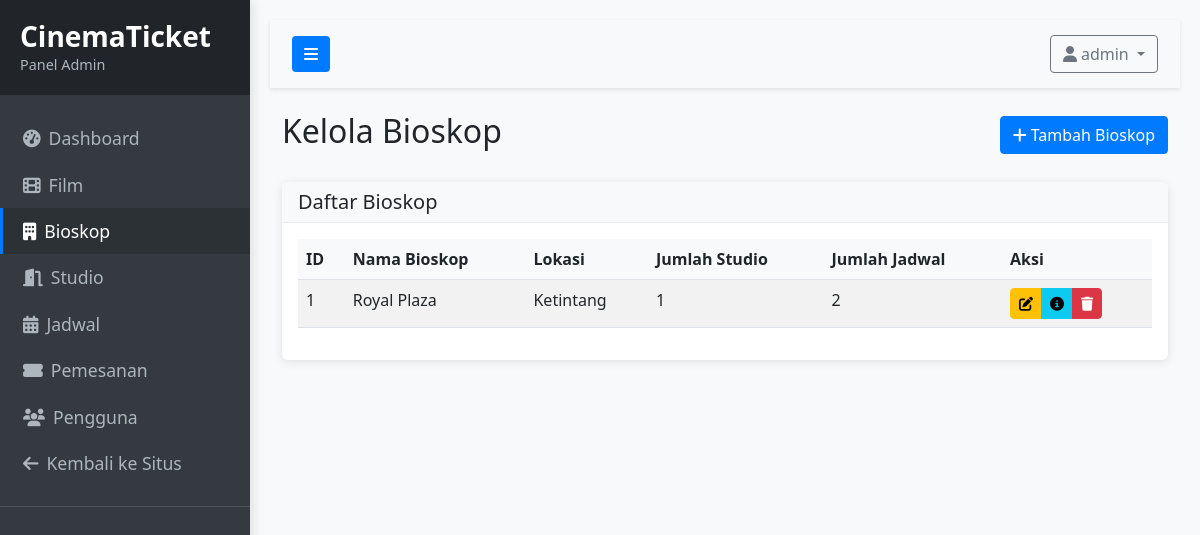
/admin/theaters (signed in), run on the app's committed database.
### app/models/user.py (models this page shows, shortened)
class User(db.Model, UserMixin):
    __tablename__ = 'users'
    id = db.Column(db.Integer, primary_key=True)
    username = db.Column(db.String(64), unique=True, nullable=False)
    email = db.Column(db.String(120), unique=True, nullable=False)
    password_hash = db.Column(db.String(128), nullable=False)
    full_name = db.Column(db.String(100), nullable=True)
    phone_number = db.Column(db.String(20), nullable=True)
    is_admin = db.Column(db.Boolean, default=False)
    created_at = db.Column(db.DateTime, default=datetime.utcnow)
    bookings = db.relationship('Booking', backref='user', lazy='dynamic', cascade='all, delete-orphan')

### app/models/theater.py (models this page shows, shortened)
class Theater(db.Model):
    __tablename__ = 'theaters'
    id = db.Column(db.Integer, primary_key=True)
    name = db.Column(db.String(100), nullable=False)
    location = db.Column(db.String(200), nullable=True)
    description = db.Column(db.Text, nullable=True)
    rooms = db.relationship('Room', backref='theater', lazy='dynamic', cascade='all, delete-orphan')

### app/routes/admin.py (the view)
@admin_bp.route('/theaters')
@login_required
@admin_required
def theaters():
    theaters = Theater.query.all()
    return render_template('admin/theaters.html', title='Kelola Bioskop', theaters=theaters)

### app/models/user.py (called while the page is built)
@login_manager.user_loader
def load_user(user_id):
    return User.query.get(int(user_id))

### app/routes/admin.py (called while the page is built)
def admin_required(f):
    @wraps(f)
    def decorated_function(*args, **kwargs):
        if not current_user.is_authenticated or not current_user.is_admin:
            flash('Anda tidak memiliki akses ke halaman ini', 'danger')
            return redirect(url_for('main.index'))
        return f(*args, **kwargs)
    return decorated_function

### app/templates/admin/theaters.html (shortened to what this page needs)
{% extends "admin/layout.html" %}
{% block content %}
<div class="d-flex justify-content-between align-items-center mb-4">
    <h1 class="h2">Kelola Bioskop</h1>
    <a href="{{ url_for('admin.add_theater') }}" class="btn btn-primary">
        <i class="fas fa-plus me-1"></i>Tambah Bioskop
    </a>
</div>
<div class="card">
    <div class="card-header">
        <h5 class="mb-0">Daftar Bioskop</h5>
    </div>
    <div class="card-body">
        <div class="table-responsive">
            <table class="table table-striped table-hover">
                <thead>
                    <tr>
                        <th>ID</th>
                        <th>Nama Bioskop</th>
                        <th>Lokasi</th>
                        <th>Jumlah Studio</th>
                        <th>Jumlah Jadwal</th>
                        <th style="width: 150px;">Aksi</th>
                    </tr>
                </thead>
                <tbody>
                    {% for theater in theaters %}
                    <tr>
                        <td>{{ theater.id }}</td>
                        <td>{{ theater.name }}</td>
                        <td>{{ theater.location or '-' }}</td>
                        <td>{{ theater.rooms.count() }}</td>
                        <td>
                            {% set schedule_count = namespace(value=0) %}
                            {% for room in theater.rooms %}
                                {% set schedule_count.value = schedule_count.value + room.schedules.count() %}
                            {% endfor %}
                            {{ schedule_count.value }}
                        </td>
                        <td>
                            <div class="btn-group btn-group-sm">
                                <a href="{{ url_for('admin.edit_theater', theater_id=theater.id) }}" class="btn btn-warning" data-bs-toggle="tooltip" title="Edit">
                                    <i class="fas fa-edit"></i>
                                </a>
                                <button type="button" class="btn btn-info" data-bs-toggle="modal" data-bs-target="#detailModal{{ theater.id }}" data-bs-toggle="tooltip" title="Detail">
                                    <i class="fas fa-info-circle"></i>
                                </button>
                                <button type="button" class="btn btn-danger" data-bs-toggle="modal" data-bs-target="#deleteModal{{ theater.id }}" data-bs-toggle="tooltip" title="Hapus">
                                    <i class="fas fa-trash"></i>
                                </button>
                            </div>
                        </td>
                    </tr>
                    {% else %}
                    <tr>
                        <td colspan="6" class="text-center">Belum ada bioskop yang ditambahkan.</td>
                    </tr>
                    {% endfor %}
                </tbody>
            </table>
        </div>
    </div>
</div>
{% endblock %}

### app/templates/admin/layout.html (shortened to what this page needs)
<!DOCTYPE html>
<html lang="id">
<head>
    <link href="https://cdnjs.cloudflare.com/ajax/libs/bootstrap/5.3.0/css/bootstrap.min.css" rel="stylesheet">
    <link href="https://cdnjs.cloudflare.com/ajax/libs/font-awesome/6.4.0/css/all.min.css" rel="stylesheet">
    <link rel="stylesheet" href="{{ url_for('static', filename='css/admin.css') }}">
</head>
<body>
    <div class="wrapper">
        <nav id="sidebar">
            <div class="sidebar-header">
                <h3>CinemaTicket</h3>
                <p>Panel Admin</p>
            </div>
            <ul class="list-unstyled components">
                <li class="{{ 'active' if request.endpoint == 'admin.index' else '' }}">
                    <a href="{{ url_for('admin.index') }}">
                        <i class="fas fa-tachometer-alt me-2"></i>Dashboard
                    </a>
                </li>
                <li class="{{ 'active' if 'admin.movies' in request.endpoint else '' }}">
                    <a href="{{ url_for('admin.movies') }}">
                        <i class="fas fa-film me-2"></i>Film
                    </a>
                </li>
                <li class="{{ 'active' if 'admin.theaters' in request.endpoint else '' }}">
                    <a href="{{ url_for('admin.theaters') }}">
                        <i class="fas fa-building me-2"></i>Bioskop
                    </a>
                </li>
                <li class="{{ 'active' if 'admin.rooms' in request.endpoint else '' }}">
                    <a href="{{ url_for('admin.rooms') }}">
                        <i class="fas fa-door-open me-2"></i>Studio
                    </a>
                </li>
                <li class="{{ 'active' if 'admin.schedules' in request.endpoint else '' }}">
                    <a href="{{ url_for('admin.schedules') }}">
                        <i class="fas fa-calendar-alt me-2"></i>Jadwal
                    </a>
                </li>
                <li class="{{ 'active' if 'admin.bookings' in request.endpoint else '' }}">
                    <a href="{{ url_for('admin.bookings') }}">
                        <i class="fas fa-ticket-alt me-2"></i>Pemesanan
                    </a>
                </li>
                <li class="{{ 'active' if 'admin.users' in request.endpoint else '' }}">
                    <a href="{{ url_for('admin.users') }}">
                        <i class="fas fa-users me-2"></i>Pengguna
                    </a>
                </li>
                <li>
                    <a href="{{ url_for('main.index') }}">
                        <i class="fas fa-arrow-left me-2"></i>Kembali ke Situs
                    </a>
                </li>
            </ul>
        </nav>
        <div id="content">
            <nav class="navbar navbar-expand-lg navbar-light bg-light">
                <div class="container-fluid">
                    <button type="button" id="sidebarCollapse" class="btn btn-primary">
                        <i class="fas fa-bars"></i>
                    </button>
                    <div class="ms-auto">
                        <div class="dropdown">
                            <button class="btn btn-outline-secondary dropdown-toggle" type="button" id="userDropdown" data-bs-toggle="dropdown" aria-expanded="false">
                                <i class="fas fa-user me-1"></i>{{ current_user.username }}
                            </button>
                        </div>
                    </div>
                </div>
            </nav>
            <div class="container-fluid">
                {% block content %}{% endblock %}
            </div>
        </div>
    </div>
</body>
</html>

### app/static/css/admin.css (style rules this page uses)
body { font-family: 'Segoe UI', Tahoma, Geneva, Verdana, sans-serif; background-color: #f8f9fa; }
.wrapper { display: flex; width: 100%; align-items: stretch; }
#sidebar { min-width: 250px; max-width: 250px; background: #343a40; color: #fff; transition: all 0.3s; box-shadow: 3px 0 10px rgba(0, 0, 0, 0.1); z-index: 999; height: 100vh; position: fixed; overflow-y: auto; }
#sidebar .sidebar-header { padding: 20px; background: #212529; }
#sidebar .sidebar-header h3 { margin: 0; font-weight: bold; }
#sidebar .sidebar-header p { margin: 0; color: #adb5bd; font-size: 0.9rem; }
#sidebar ul.components { padding: 20px 0; border-bottom: 1px solid #4b545c; }
#sidebar ul li a { padding: 10px 20px; font-size: 1.1em; display: block; color: #adb5bd; text-decoration: none; transition: all 0.3s; border-left: 3px solid transparent; }
#sidebar ul li.active > a { color: #fff; background: #2c3136; border-left: 3px solid #007bff; }
#content { width: 100%; padding: 20px; min-height: 100vh; transition: all 0.3s; margin-left: 250px; }
.navbar { padding: 15px 10px; background: #fff; border: none; border-radius: 0; margin-bottom: 20px; box-shadow: 0 2px 4px rgba(0, 0, 0, 0.1); }
#sidebarCollapse { background: #007bff; color: #fff; border: none; }
.card { margin-bottom: 20px; border: none; box-shadow: 0 2px 10px rgba(0, 0, 0, 0.1); }
.card-header { background-color: #f8f9fa; border-bottom: 1px solid #e9ecef; font-weight: bold; }
.table th { font-weight: 600; background-color: #f8f9fa; }
.btn { border-radius: 4px; font-weight: 500; }
.btn-primary { background-color: #007bff; border-color: #007bff; }

### data on the page
User: username "admin"
Theater: id "1", name "Royal Plaza", location "Ketintang", rooms.count "1", value "2"
